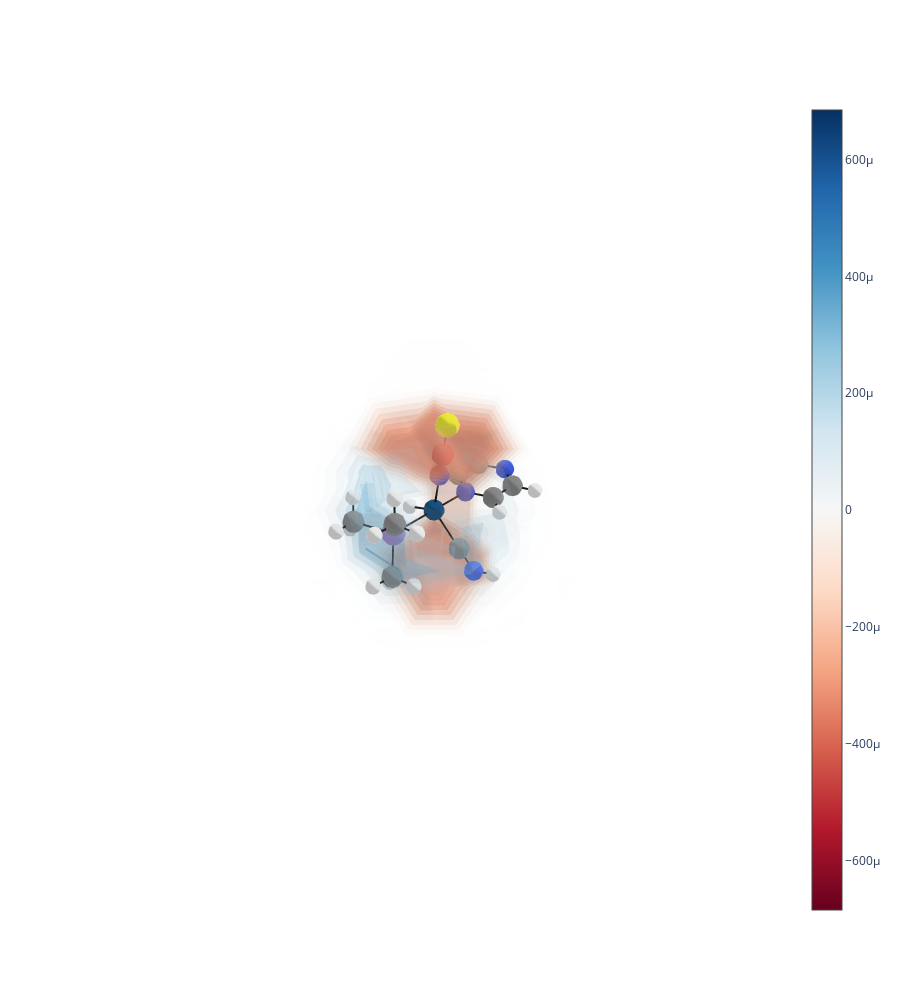

This figure's notebook cell:
### Code cell
print(element1)
plot_density_diff(gradient.flatten(), features1.flatten(), soapScaler, element1, bond_width=4, opacity=1, resolution=10, atoms="As")
